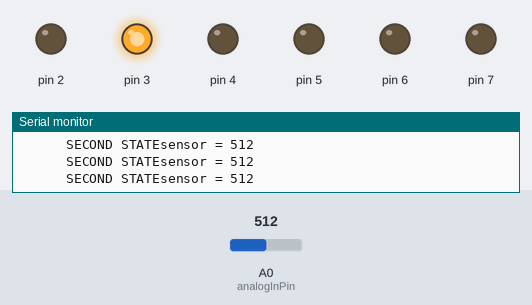
Recording of a sketch running on a simulated Arduino Uno, built with avr-gcc and run on an emulated ATmega328P. Shown: output pins drawn as LEDs (lit = HIGH), the last lines printed to the serial monitor. The inputs (shaded band) are chosen by the test bench; at power-on: A0 (analogInPin) = 512.

Above: at 1.2 s.
1.3 s: A0 (analogInPin) set to 483
At 2.1 s:
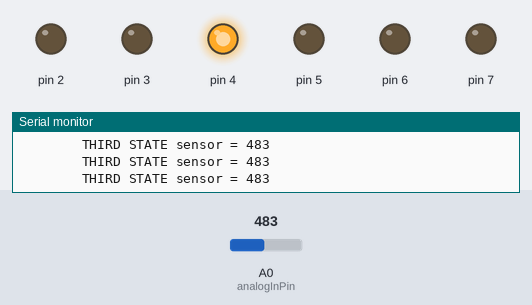
2.8 s: A0 (analogInPin) set to 404
5.8 s: A0 (analogInPin) set to 381
At 6.5 s:
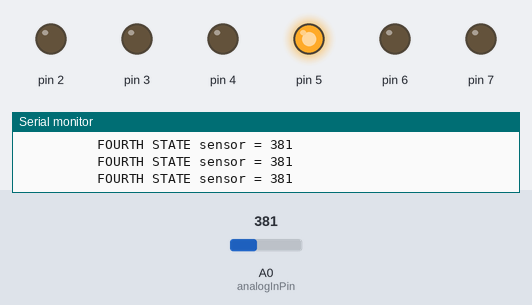
7.3 s: A0 (analogInPin) set to 303
10.3 s: A0 (analogInPin) set to 285
At 11.3 s:
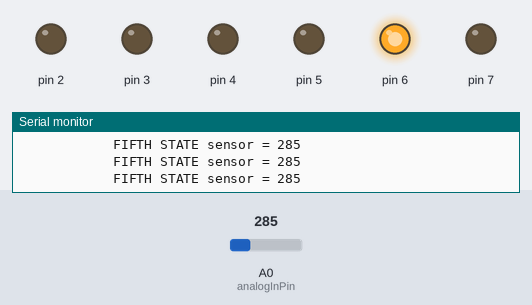
11.8 s: A0 (analogInPin) set to 186
At 12.6 s:
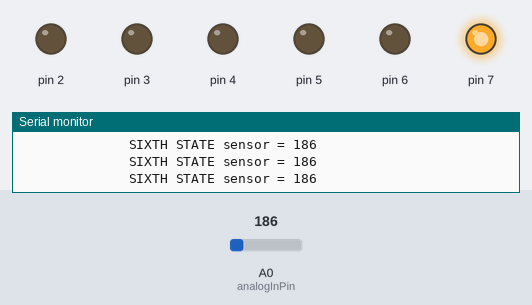
Timing chart, 0 to 14.3 s (numbered marks = the images above; inputs shaded):
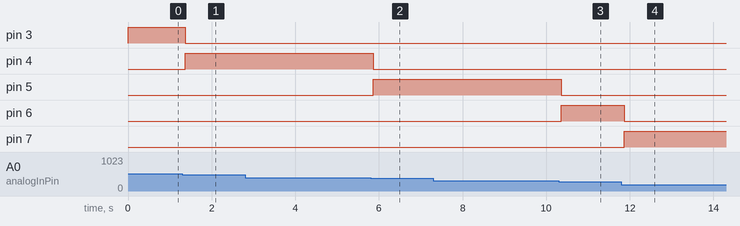

The sketch:

knob_in_if_else_6_LED.ino
```cpp
const int analogInPin = A0;
int sensorValue = 0;

// the setup routine runs once when you press reset:
void setup() {
  // initialize serial communication at 9600 bits per second:
  Serial.begin(9600);
  pinMode(2, OUTPUT);
  pinMode(3, OUTPUT);
  pinMode(4, OUTPUT);
  pinMode(5, OUTPUT);
  pinMode(6, OUTPUT);
  pinMode(7, OUTPUT);
}

void loop() {
  // read the input on analog pin 0:
  sensorValue = analogRead(analogInPin);

  // print out the value you read:
  Serial.print("sensor = " );
  Serial.println(sensorValue);

  delay(5);        // delay in between reads for stability

  if(sensorValue >= 625){
    Serial.print("  ALL STATE ");
    digitalWrite(2, HIGH);
    digitalWrite(3, HIGH);
    digitalWrite(4, HIGH);
    digitalWrite(5, HIGH);
    digitalWrite(6, HIGH);
    digitalWrite(7, HIGH);
  }
  else if(sensorValue >= 588 && sensorValue < 625){
    Serial.print("    FIRST STATE ");
    digitalWrite(2, HIGH);
    digitalWrite(3, LOW);
    digitalWrite(4, LOW);
    digitalWrite(5, LOW);
    digitalWrite(6, LOW);
    digitalWrite(7, LOW);
  }
  else if(sensorValue >= 490 && sensorValue < 588){
    Serial.print("      SECOND STATE");
    digitalWrite(2, LOW);
    digitalWrite(3, HIGH);
    digitalWrite(4, LOW);
    digitalWrite(5, LOW);
    digitalWrite(6, LOW);
    digitalWrite(7, LOW);
  }
  else if(sensorValue >= 392 && sensorValue < 490){
    Serial.print("        THIRD STATE ");
    digitalWrite(2, LOW);
    digitalWrite(3, LOW);
    digitalWrite(4, HIGH);
    digitalWrite(5, LOW);
    digitalWrite(6, LOW);
    digitalWrite(7, LOW);
  }
  else if(sensorValue >= 294 && sensorValue < 392){
    Serial.print("          FOURTH STATE ");
    digitalWrite(2, LOW);
    digitalWrite(3, LOW);
    digitalWrite(4, LOW);
    digitalWrite(5, HIGH);
    digitalWrite(6, LOW);
    digitalWrite(7, LOW);
  }
  else if(sensorValue >= 196 && sensorValue < 294){
    Serial.print("            FIFTH STATE ");
    digitalWrite(2, LOW);
    digitalWrite(3, LOW);
    digitalWrite(4, LOW);
    digitalWrite(5, LOW);
    digitalWrite(6, HIGH);
    digitalWrite(7, LOW);
  }
   else if(sensorValue >= 98 && sensorValue < 196){
    Serial.print("              SIXTH STATE ");
    digitalWrite(2, LOW);
    digitalWrite(3, LOW);
    digitalWrite(4, LOW);
    digitalWrite(5, LOW);
    digitalWrite(6, LOW);
    digitalWrite(7, HIGH);
  }
  else{
    Serial.print("                SEVENTH STATE ");
    digitalWrite(2, LOW);
    digitalWrite(3, LOW);
    digitalWrite(4, LOW);
    digitalWrite(5, LOW);
    digitalWrite(6, LOW);
    digitalWrite(7, LOW);
  }
}
```

Measured:
- the behaviour switches between 490 and 489 on A0 (analogInPin) (found by bisection; images 0 and 1)
- the behaviour switches between 392 and 391 on A0 (analogInPin) (found by bisection; images 1 and 2)
- the behaviour switches between 294 and 293 on A0 (analogInPin) (found by bisection; images 2 and 3)
- after the input at 1.3 s, pin 3: HIGH → LOW after 0.07 s; pin 4: LOW → HIGH after 0.07 s
- after the input at 5.8 s, pin 4: HIGH → LOW after 0.06 s; pin 5: LOW → HIGH after 0.06 s
- after the input at 10.3 s, pin 5: HIGH → LOW after 0.06 s; pin 6: LOW → HIGH after 0.06 s
- after the input at 11.8 s, pin 6: HIGH → LOW after 0.07 s; pin 7: LOW → HIGH after 0.07 s
